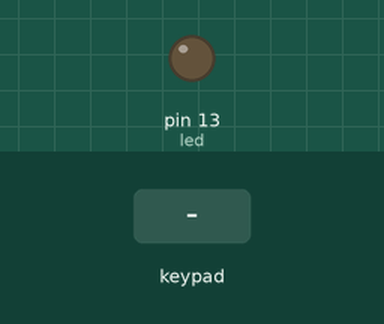
Recording of a sketch running on a simulated Arduino Uno, built with avr-gcc and run on an emulated ATmega328P. On the bench: output pins drawn as LEDs (lit = HIGH). Inputs (shaded band) come from the test bench. What the sketch prints to the serial monitor is not drawn.

Above: at 1.8 s.
1.9 s: key '1' pressed
3.5 s: keypad keys 5 4 3 2 pressed 0.733 s apart
7.9 s: key 'A' pressed
10.9 s: key 'B' pressed
At 11.7 s:
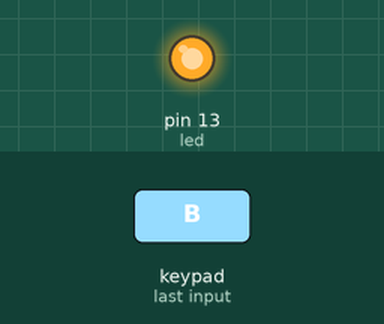
Timing chart, 0 to 13.6 s (numbered marks = the images above; inputs shaded):
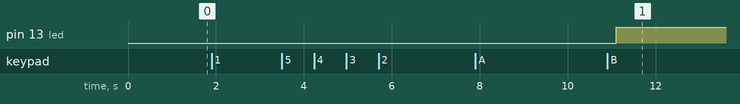

Measured:
- after the input at 1.9 s, every drawn part: stays the same
- after the input at 3.5 s, every drawn part: stays the same
- after the input at 7.9 s, every drawn part: stays the same

The sketch:

Keypad.ino
```cpp
#include<Keypad.h>
int x;
int a =0;
int b =0;
int c =0;
int d =0;
int led =13;
const byte ROWS=4;
const byte COLS=4;
//String password;
char keys[ROWS][COLS] = {
  {'1','2','3','A'},
  {'4','5','6','B'},
  {'7','8','9','C'},
  {'*','0','#',' '}
};
byte rowPins[ROWS]={5,4,3,2}; //r1=5,r2=4,r3=3,r2=4(from left to right)
byte colPins[COLS]={9,8,7,6}; //c1=6,c2=7,c3=8,c4=9(from right to left)

Keypad keypad=Keypad( makeKeymap(keys),rowPins, colPins,ROWS, COLS);


void setup()
{
  Serial.begin(9600);
  pinMode(led,OUTPUT);
  //password="";
}

void loop()
{
  char key=keypad.getKey();
  //password=password+key; //ye characters ko add karta jaega
  Serial.println(key);
  delay(500);
 // password="";
 if(key>0)
  {
    //Serial.println(key);
    delay(100);
    //password="";
    if(key=='2')
    {
      a=1;
    }
    else if(key=='3')
    {
      b= 1;
    }
    else if(key=='4')
    {
      c= 1;
    }
    else if(key=='5')
    {
      d= 1;
      Serial.println("press D to enter");
      delay(500);
    }
    else if (a==1 && b==1 && c==1 && d==1)
    {
      Serial.println("Password Accepted");
      digitalWrite(led,HIGH);
      a=0;b=0;c=0;d=0;
    }
  }
}
```
